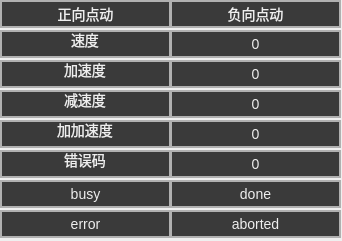
<?xml version="1.0" encoding="UTF-8"?>
<ui version="4.0">
 <class>jmcJogWidget</class>
 <widget class="QWidget" name="jmcJogWidget">
  <property name="geometry">
   <rect>
    <x>0</x>
    <y>0</y>
    <width>342</width>
    <height>241</height>
   </rect>
  </property>
  <property name="windowTitle">
   <string>Form</string>
  </property>
  <property name="styleSheet">
   <string notr="true"/>
  </property>
  <widget class="cSuperBtn" name="fVel">
   <property name="geometry">
    <rect>
     <x>170</x>
     <y>30</y>
     <width>171</width>
     <height>28</height>
    </rect>
   </property>
   <property name="styleSheet">
    <string notr="true"> 
    background-color: #3a3a3a; /* 更浅的灰色背景 */
    color: #eeeeee; /* 更亮的灰色字体，提高可读性 */
    font-size: 14px; /* 字体大小适中 */
     border: 2px solid #b0b0b0;</string>
   </property>
   <property name="text">
    <string>0</string>
   </property>
  </widget>
  <widget class="QLineEdit" name="name_2">
   <property name="enabled">
    <bool>false</bool>
   </property>
   <property name="geometry">
    <rect>
     <x>0</x>
     <y>30</y>
     <width>171</width>
     <height>28</height>
    </rect>
   </property>
   <property name="styleSheet">
    <string notr="true"> 
    background-color: #3a3a3a; /* 更浅的灰色背景 */
    color: #eeeeee; /* 更亮的灰色字体，提高可读性 */
    font-size: 14px; /* 字体大小适中 */
     border: 2px solid #b0b0b0;

</string>
   </property>
   <property name="text">
    <string>速度</string>
   </property>
   <property name="alignment">
    <set>Qt::AlignCenter</set>
   </property>
  </widget>
  <widget class="cSuperBtn" name="positive">
   <property name="geometry">
    <rect>
     <x>0</x>
     <y>0</y>
     <width>171</width>
     <height>28</height>
    </rect>
   </property>
   <property name="styleSheet">
    <string notr="true"> 
    background-color: #3a3a3a; /* 更浅的灰色背景 */
    color: #eeeeee; /* 更亮的灰色字体，提高可读性 */
    font-size: 14px; /* 字体大小适中 */
     border: 2px solid #b0b0b0;</string>
   </property>
   <property name="text">
    <string>正向点动</string>
   </property>
  </widget>
  <widget class="cSuperBtn" name="negative">
   <property name="geometry">
    <rect>
     <x>170</x>
     <y>0</y>
     <width>171</width>
     <height>28</height>
    </rect>
   </property>
   <property name="styleSheet">
    <string notr="true"> 
    background-color: #3a3a3a; /* 更浅的灰色背景 */
    color: #eeeeee; /* 更亮的灰色字体，提高可读性 */
    font-size: 14px; /* 字体大小适中 */
     border: 2px solid #b0b0b0;</string>
   </property>
   <property name="text">
    <string>负向点动</string>
   </property>
  </widget>
  <widget class="QLineEdit" name="name_3">
   <property name="enabled">
    <bool>false</bool>
   </property>
   <property name="geometry">
    <rect>
     <x>0</x>
     <y>60</y>
     <width>171</width>
     <height>28</height>
    </rect>
   </property>
   <property name="styleSheet">
    <string notr="true"> 
    background-color: #3a3a3a; /* 更浅的灰色背景 */
    color: #eeeeee; /* 更亮的灰色字体，提高可读性 */
    font-size: 14px; /* 字体大小适中 */
     border: 2px solid #b0b0b0;

</string>
   </property>
   <property name="text">
    <string>加速度</string>
   </property>
   <property name="alignment">
    <set>Qt::AlignCenter</set>
   </property>
  </widget>
  <widget class="cSuperBtn" name="fAcc">
   <property name="geometry">
    <rect>
     <x>170</x>
     <y>60</y>
     <width>171</width>
     <height>28</height>
    </rect>
   </property>
   <property name="styleSheet">
    <string notr="true"> 
    background-color: #3a3a3a; /* 更浅的灰色背景 */
    color: #eeeeee; /* 更亮的灰色字体，提高可读性 */
    font-size: 14px; /* 字体大小适中 */
     border: 2px solid #b0b0b0;</string>
   </property>
   <property name="text">
    <string>0</string>
   </property>
  </widget>
  <widget class="QLineEdit" name="name_4">
   <property name="enabled">
    <bool>false</bool>
   </property>
   <property name="geometry">
    <rect>
     <x>0</x>
     <y>90</y>
     <width>171</width>
     <height>28</height>
    </rect>
   </property>
   <property name="styleSheet">
    <string notr="true"> 
    background-color: #3a3a3a; /* 更浅的灰色背景 */
    color: #eeeeee; /* 更亮的灰色字体，提高可读性 */
    font-size: 14px; /* 字体大小适中 */
     border: 2px solid #b0b0b0;

</string>
   </property>
   <property name="text">
    <string>减速度</string>
   </property>
   <property name="alignment">
    <set>Qt::AlignCenter</set>
   </property>
  </widget>
  <widget class="cSuperBtn" name="fDec">
   <property name="geometry">
    <rect>
     <x>170</x>
     <y>90</y>
     <width>171</width>
     <height>28</height>
    </rect>
   </property>
   <property name="styleSheet">
    <string notr="true"> 
    background-color: #3a3a3a; /* 更浅的灰色背景 */
    color: #eeeeee; /* 更亮的灰色字体，提高可读性 */
    font-size: 14px; /* 字体大小适中 */
     border: 2px solid #b0b0b0;</string>
   </property>
   <property name="text">
    <string>0</string>
   </property>
  </widget>
  <widget class="QLineEdit" name="name_5">
   <property name="enabled">
    <bool>false</bool>
   </property>
   <property name="geometry">
    <rect>
     <x>0</x>
     <y>120</y>
     <width>171</width>
     <height>28</height>
    </rect>
   </property>
   <property name="styleSheet">
    <string notr="true"> 
    background-color: #3a3a3a; /* 更浅的灰色背景 */
    color: #eeeeee; /* 更亮的灰色字体，提高可读性 */
    font-size: 14px; /* 字体大小适中 */
     border: 2px solid #b0b0b0;

</string>
   </property>
   <property name="text">
    <string>加加速度</string>
   </property>
   <property name="alignment">
    <set>Qt::AlignCenter</set>
   </property>
  </widget>
  <widget class="cSuperBtn" name="fJerk">
   <property name="geometry">
    <rect>
     <x>170</x>
     <y>120</y>
     <width>171</width>
     <height>28</height>
    </rect>
   </property>
   <property name="styleSheet">
    <string notr="true"> 
    background-color: #3a3a3a; /* 更浅的灰色背景 */
    color: #eeeeee; /* 更亮的灰色字体，提高可读性 */
    font-size: 14px; /* 字体大小适中 */
     border: 2px solid #b0b0b0;</string>
   </property>
   <property name="text">
    <string>0</string>
   </property>
  </widget>
  <widget class="cSuperBtn" name="busy">
   <property name="geometry">
    <rect>
     <x>0</x>
     <y>180</y>
     <width>171</width>
     <height>28</height>
    </rect>
   </property>
   <property name="styleSheet">
    <string notr="true"> 
    background-color: #3a3a3a; /* 更浅的灰色背景 */
    color: #eeeeee; /* 更亮的灰色字体，提高可读性 */
    font-size: 14px; /* 字体大小适中 */
     border: 2px solid #b0b0b0;</string>
   </property>
   <property name="text">
    <string>busy</string>
   </property>
  </widget>
  <widget class="cSuperBtn" name="aborted">
   <property name="geometry">
    <rect>
     <x>170</x>
     <y>210</y>
     <width>171</width>
     <height>28</height>
    </rect>
   </property>
   <property name="styleSheet">
    <string notr="true"> 
    background-color: #3a3a3a; /* 更浅的灰色背景 */
    color: #eeeeee; /* 更亮的灰色字体，提高可读性 */
    font-size: 14px; /* 字体大小适中 */
     border: 2px solid #b0b0b0;</string>
   </property>
   <property name="text">
    <string>aborted</string>
   </property>
  </widget>
  <widget class="cSuperBtn" name="done">
   <property name="geometry">
    <rect>
     <x>170</x>
     <y>180</y>
     <width>171</width>
     <height>28</height>
    </rect>
   </property>
   <property name="styleSheet">
    <string notr="true"> 
    background-color: #3a3a3a; /* 更浅的灰色背景 */
    color: #eeeeee; /* 更亮的灰色字体，提高可读性 */
    font-size: 14px; /* 字体大小适中 */
     border: 2px solid #b0b0b0;</string>
   </property>
   <property name="text">
    <string>done</string>
   </property>
  </widget>
  <widget class="cSuperBtn" name="error">
   <property name="geometry">
    <rect>
     <x>0</x>
     <y>210</y>
     <width>171</width>
     <height>28</height>
    </rect>
   </property>
   <property name="styleSheet">
    <string notr="true"> 
    background-color: #3a3a3a; /* 更浅的灰色背景 */
    color: #eeeeee; /* 更亮的灰色字体，提高可读性 */
    font-size: 14px; /* 字体大小适中 */
     border: 2px solid #b0b0b0;</string>
   </property>
   <property name="text">
    <string>error</string>
   </property>
  </widget>
  <widget class="QLineEdit" name="name_6">
   <property name="enabled">
    <bool>false</bool>
   </property>
   <property name="geometry">
    <rect>
     <x>0</x>
     <y>150</y>
     <width>171</width>
     <height>28</height>
    </rect>
   </property>
   <property name="styleSheet">
    <string notr="true"> 
    background-color: #3a3a3a; /* 更浅的灰色背景 */
    color: #eeeeee; /* 更亮的灰色字体，提高可读性 */
    font-size: 14px; /* 字体大小适中 */
     border: 2px solid #b0b0b0;

</string>
   </property>
   <property name="text">
    <string>错误码</string>
   </property>
   <property name="alignment">
    <set>Qt::AlignCenter</set>
   </property>
  </widget>
  <widget class="cSuperBtn" name="errorCode">
   <property name="geometry">
    <rect>
     <x>170</x>
     <y>150</y>
     <width>171</width>
     <height>28</height>
    </rect>
   </property>
   <property name="styleSheet">
    <string notr="true"> 
    background-color: #3a3a3a; /* 更浅的灰色背景 */
    color: #eeeeee; /* 更亮的灰色字体，提高可读性 */
    font-size: 14px; /* 字体大小适中 */
     border: 2px solid #b0b0b0;</string>
   </property>
   <property name="text">
    <string>0</string>
   </property>
  </widget>
 </widget>
 <customwidgets>
  <customwidget>
   <class>cSuperBtn</class>
   <extends>QPushButton</extends>
   <header>include/cwidget/cSuperBtn.h</header>
  </customwidget>
 </customwidgets>
 <resources/>
 <connections/>
</ui>
